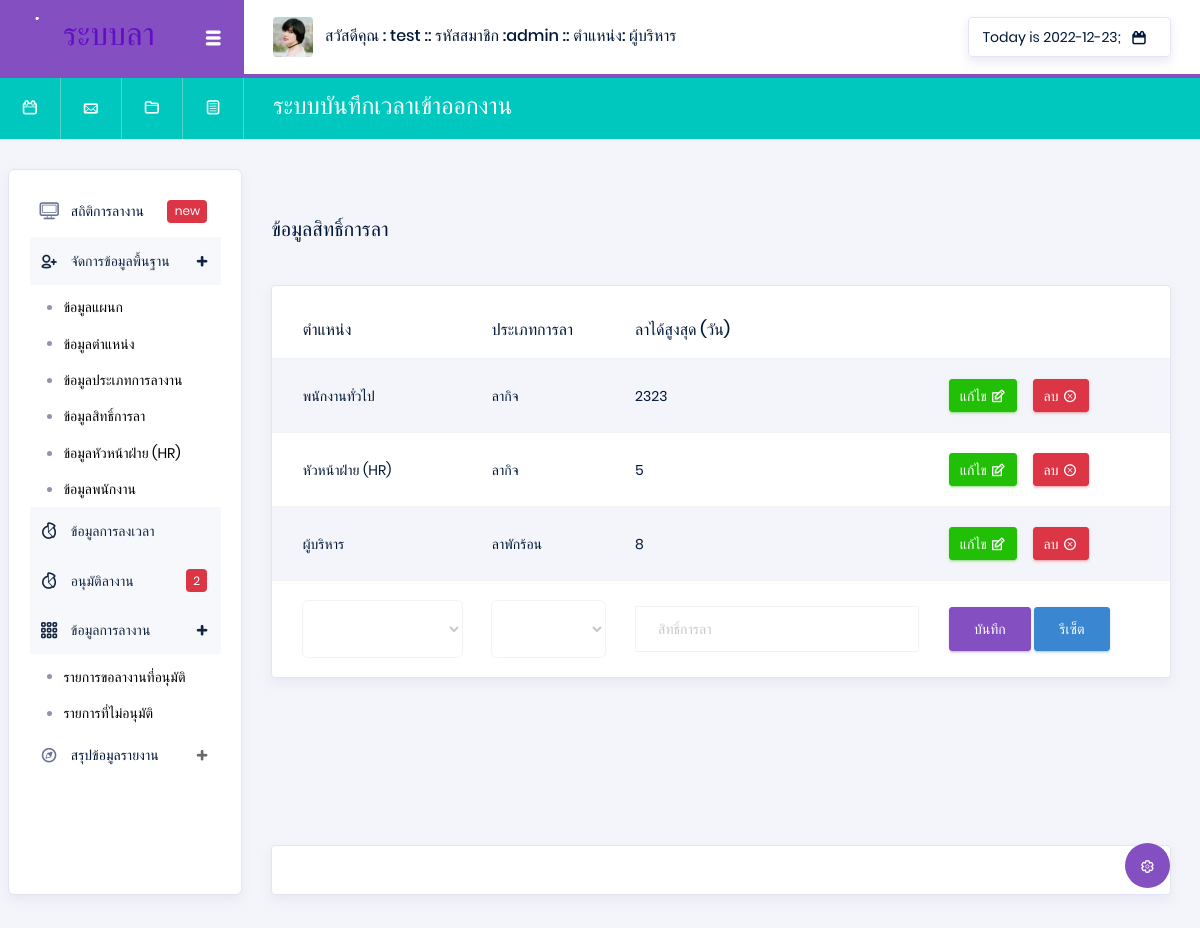
The page /index.php?p=peleave (signed in) on the database as committed earlier.
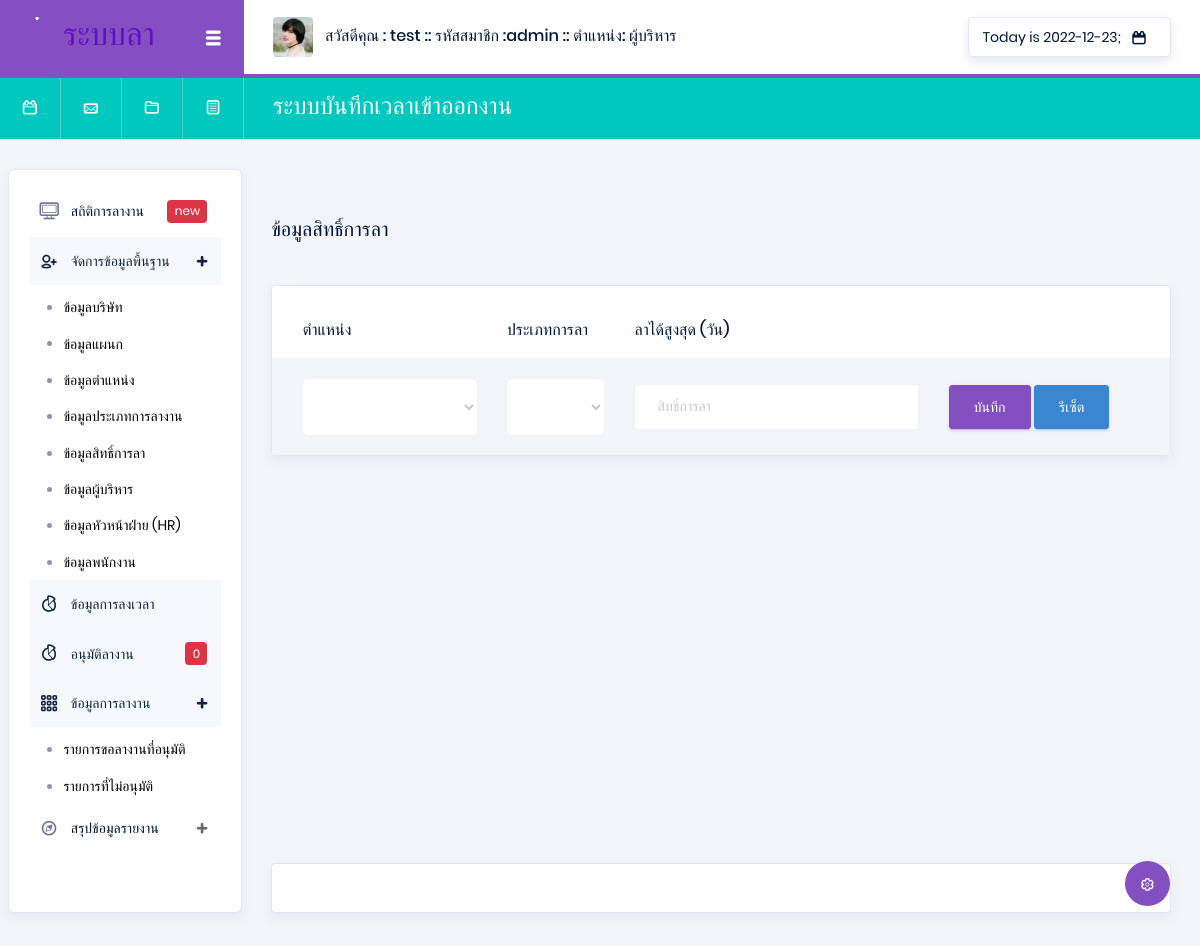
The same page on the database as committed later.
### tables this page shows
CREATE TABLE `position` (
  `Pos_id` varchar(13) NOT NULL,
  `Pos_name` varchar(50) NOT NULL
);

CREATE TABLE `leave_rights` (
  `Type_no` int(10) NOT NULL,
  `Type_id` varchar(100) NOT NULL,
  `Pos_id` varchar(100) NOT NULL,
  `leave_maximum` int(100) NOT NULL
);

CREATE TABLE `typeleave` (
  `Type_id` varchar(13) NOT NULL,
  `Type_name` varchar(50) NOT NULL,
  `Type_details` text NOT NULL
);

### api/showData.php (called while the page is built, shortened)
<?php
$Pos_id = $_SESSION['Pos_id'];
@$ShowPosition = "SELECT * FROM position WHERE  Pos_id =  '$Pos_id' ";
@$SQLShowPosition = mysqli_query($con, $ShowPosition) or die("Error in query: $ShowPosition ");
while ($Showposition = mysqli_fetch_array($SQLShowPosition)) {
    @$Pos_name = $Showposition['Pos_name'];
}
@$position = "SELECT * FROM position  ";
@$Sqlposition = mysqli_query($con, $position) or die("Error in query: $position ");
@$typeleave = "SELECT * FROM typeleave ORDER BY Type_name DESC ";
@$Sqltypeleave = mysqli_query($con, $typeleave) or die("Error in query: $typeleave ");
@$leave_rights = "SELECT * FROM leave_rights ORDER BY Type_id DESC";
@$Sqltleave_rights = mysqli_query($con, $leave_rights) or die("Error in query: $leave_rights ");

### pages/system/peleave.php (the view, shortened to what the changed rows need)
<div class="main-panel">
    <div class="content-wrapper">
        <br> <br>
        <?php
        extract(@$_GET);
        ?>
        <div class="row">
            <div class="col-xl-6 grid-margin stretch-card flex-column">
                <h5 class="mb-2 text-titlecase mb-4">ข้อมูลสิทธิ์การลา</h5>
            </div>
        </div>
        <div class="row">
            <div class="col-md-12">
                <div class="card">
                    <div class="table-responsive pt-3">
                        <table class="table table-striped project-orders-table">
                            <thead>
                                <tr>
                                    <th>ตำแหน่ง</th>
                                    <th class="ml-5">ประเภทการลา</th>
                                    <th>ลาได้สูงสุด (วัน)</th>
                                </tr>
                            </thead>
                            <tbody>
                                <?php
                                while ($Showpeleave = mysqli_fetch_array($Sqltleave_rights)) {
                                ?>
                                    <tr>
                                        <td><?php
                                            $Pos_id = $Showpeleave['Pos_id'];
                                            @$ShowPosition = "SELECT * FROM position WHERE  Pos_id =  '$Pos_id' ";
                                            @$SQLShowPosition = mysqli_query($con, $ShowPosition) or die("Error in query: $ShowPosition ");
                                            while ($Showposition = mysqli_fetch_array($SQLShowPosition)) {
                                                @$Pos_name = $Showposition['Pos_name'];
                                            }
                                            echo $Pos_name;
                                            ?></td>
                                        <td><?php
                                            $Type_id =  $Showpeleave['Type_id'];
                                            @$ShowPosition = "SELECT * FROM typeleave WHERE  Type_id =  '$Type_id' ";
                                            @$SQLShowPosition = mysqli_query($con, $ShowPosition) or die("Error in query: $ShowPosition ");
                                            while ($Showposition = mysqli_fetch_array($SQLShowPosition)) {
                                                echo  @$Type_name = $Showposition['Type_name'];
                                            }
                                            ?></td>
                                        <td><?php echo $Showpeleave['leave_maximum'] ?></td>
                                        <td>
                                            <div class="d-flex align-items-center">
                                                <button type="button" data-toggle="modal" data-target="#addnullPeleave" onclick="edtiPeleave(Type_id =<?php echo $Showpeleave['Type_no'] ?>)" class="btn btn-success btn-sm btn-icon-text mr-3">
                                                    แก้ไข
                                                    <i class="typcn typcn-edit btn-icon-append"></i>
                                                </button>
                                                <a href="./api/api_system.php?str=deletePeleave&Type_no=<?php echo $Showpeleave['Type_no']; ?>" onclick="return confirm('คุณแน่ใจว่าจะลบข้อมูลใช่หรือไม่');" type="button" class="btn btn-danger btn-sm btn-icon-text">
                                                    ลบ
                                                    <i class="typcn typcn-delete-outline btn-icon-append"></i>
                                                </a>
                                            </div>
                                        </td>
                                    </tr>
                                <?php } ?>
                                <form class="forms-sample" action="./api/api_system.php" method="POST">
                                    <tr>
                                        <td>
                                            <select class="form-control form-control-lg" name="Pos_id" id="exampleFormControlSelect1">
                                                <option id="Pos_id" value="" selected> </option>
                                                <?php
                                                while ($Showposition = mysqli_fetch_array($Sqlposition)) {
                                                ?>
                                                    <option value="<?php echo $Showposition['Pos_id'] ?>"><?php echo $Showposition['Pos_name'] ?> </option>
                                                <?php }  ?>
                                            </select>
                                        </td>
                                        <td> <select class="form-control form-control-lg" name="Type_id" id="exampleFormControlSelect1">
                                                <option id="Type_id" value="" selected> </option>
                                                <?php
                                                while ($ShowSqltypeleave = mysqli_fetch_array($Sqltypeleave)) {
                                                ?>
                                                    <option value="<?php echo $ShowSqltypeleave['Type_id'] ?>"><?php echo $ShowSqltypeleave['Type_name'] ?> </option>
                                                <?php }  ?>
                                            </select> </td>
                                        <td>
                                            <input type="number" class="form-control" name="leave_maximum" id="leave_maximum" placeholder="สิทธิ์การลา" required>
                                        </td>
                                        <td>
                                            <button type="submit" class="btn btn-primary" id="buttonY">บันทึก </button>
                                            <a onclick="nullPeleave()" class="btn btn-info" i>รีเซ็ต </a>
                                        </td>
                                    </tr>
                                </form>
                            </tbody>
                        </table>
                    </div>
                </div>
            </div>
        </div>
        <br><br>
    </div>
    <footer class="footer">
        <div class="card">
            <div class="card-body">
            </div>
        </div>
    </footer>
</div>

### Head.php (shortened to what the changed rows need)
<nav class="navbar col-lg-12 col-12 p-0 fixed-top d-flex flex-row">
  <div class="navbar-brand-wrapper d-flex justify-content-center">
    <div class="navbar-brand-inner-wrapper d-flex justify-content-between align-items-center w-100">
      <a class="navbar-brand brand-logo" href="#"><img src="images/logo-dark11.svg" alt="logo" /></a>
      <button class="navbar-toggler navbar-toggler align-self-center" type="button" data-toggle="minimize">
        <span class="typcn typcn-th-menu"></span>
      </button>
    </div>
  </div>
  <div class="navbar-menu-wrapper d-flex align-items-center justify-content-end">
    <ul class="navbar-nav mr-lg-2">
      <li class="nav-item nav-profile dropdown">
        <a class="nav-link" href="#" data-toggle="dropdown" id="profileDropdown">
          <img src="images/faces/face5.jpg" alt="profile" />
          <span class="nav-profile-name">
            สวัสดีคุณ : <?php echo $_SESSION['Emp_name']; ?>
            :: รหัสสมาชิก :<?php echo $_SESSION['Emp_id']; ?>
            :: ตำแหน่ง: <?php echo $Pos_name; ?> </span>
        </a>
      </li>
    </ul>
    <ul class="navbar-nav navbar-nav-right">
      <li class="nav-item nav-date dropdown">
        <a class="nav-link d-flex justify-content-center align-items-center" href="javascript:;">
          <h6 class="date mb-0"> <?php echo "Today is " . date("Y-m-d") ?>;</h6>
          <i class="typcn typcn-calendar"></i>
        </a>
      </li>
    </ul>
  </div>
</nav>
<nav class="navbar-breadcrumb col-xl-12 col-12 d-flex flex-row p-0">
  <div class="navbar-links-wrapper d-flex align-items-stretch">
    <div class="nav-link">
      <a href="javascript:;"><i class="typcn typcn-calendar-outline"></i></a>
    </div>
    <div class="nav-link">
      <a href="javascript:;"><i class="typcn typcn-mail"></i></a>
    </div>
    <div class="nav-link">
      <a href="javascript:;"><i class="typcn typcn-folder"></i></a>
    </div>
    <div class="nav-link">
      <a href="javascript:;"><i class="typcn typcn-document-text"></i></a>
    </div>
  </div>
  <div class="navbar-menu-wrapper d-flex align-items-center justify-content-end">
    <ul class="navbar-nav mr-lg-2">
      <li class="nav-item ml-0">
        <h4 class="mb-0">ระบบบันทึกเวลาเข้าออกงาน </h4>
      </li>
    </ul>
  </div>
</nav>
<div class="container-fluid page-body-wrapper">
  <div class="theme-setting-wrapper">
    <div id="settings-trigger"><i class="typcn typcn-cog-outline"></i></div>
  </div>

### ListNan.php (shortened to what the changed rows need)
<?php
@$leavefd = "SELECT * FROM `leave` WHERE  Leave_status = 1 ORDER BY Leave_date DESC;   ";
@$Sqlleavefd = mysqli_query($con, $leavefd) or die("Error in query: $leavefd ");
@$numd = mysqli_num_rows($Sqlleavefd);
?>
<nav class="sidebar sidebar-offcanvas" id="sidebar">
  <ul class="nav">
    <li class="nav-item">
      <a class="nav-link" href="#">
        <i class="typcn typcn-device-desktop menu-icon"></i>
        <span class="menu-title">สถิติการลางาน</span>
        <div class="badge badge-danger">new</div>
      </a>
    </li>
    <li class="nav-item">
      <a class="nav-link" data-toggle="collapse" href="#auth" aria-expanded="false" aria-controls="auth">
        <i class="typcn typcn-user-add-outline menu-icon"></i>
        <span class="menu-title">จัดการข้อมูลพื้นฐาน</span>
        <i class="menu-arrow"></i>
      </a>
      <div class="collapse" id="auth">
        <ul class="nav flex-column sub-menu">
          <?php
          if ($_SESSION['Pos_id'] == 'POS1254') { ?>
            <li class="nav-item"> <a class="nav-link" href="index.php?p=constant"> ข้อมูลบริษัท </a></li>
          <?php  }  ?>
          <li class="nav-item"> <a class="nav-link" href="index.php?p=department"> ข้อมูลแผนก </a></li>
          <li class="nav-item"> <a class="nav-link" href="index.php?p=position"> ข้อมูลตำแหน่ง </a></li>
          <li class="nav-item"> <a class="nav-link" href="index.php?p=peleave1"> ข้อมูลประเภทการลางาน </a></li>
          <li class="nav-item"> <a class="nav-link" href="index.php?p=peleave"> ข้อมูลสิทธิ์การลา </a></li>
          <?php
          if ($_SESSION['Pos_id'] == 'POS1254') { ?>
            <li class="nav-item"> <a class="nav-link" href="index.php?p=employeeCEO"> ข้อมูลผู้บริหาร </a></li>
          <?php  }  ?>
          <li class="nav-item"> <a class="nav-link" href="index.php?p=employeeHR"> ข้อมูลหัวหน้าฝ่าย (HR) </a></li>
          <li class="nav-item"> <a class="nav-link" href="index.php?p=employeeEmp"> ข้อมูลพนักงาน </a></li>
        </ul>
      </div>
    </li>
    <li class="nav-item">
      <a class="nav-link" href="index.php?p=timetable">
        <i class="typcn typcn-chart-pie-outline menu-icon"></i>
        <span class="menu-title">ข้อมูลการลงเวลา</span>
      </a>
    </li>
    <li class="nav-item">
      <a class="nav-link" href="index.php?p=leave1">
        <i class="typcn typcn-chart-pie-outline menu-icon"></i>
        <span class="menu-title">อนุมัติลางาน</span>
        <div class="badge badge-danger"><?php echo $numd ?></div>
      </a>
    </li>
    <li class="nav-item">
      <a class="nav-link" data-toggle="collapse" href="#tables" aria-expanded="false" aria-controls="tables">
        <i class="typcn typcn-th-small-outline menu-icon"></i>
        <span class="menu-title">ข้อมูลการลางาน</span>
        <i class="menu-arrow"></i>
      </a>
      <div class="collapse" id="tables">
        <ul class="nav flex-column sub-menu">
          <li class="nav-item"> <a class="nav-link" href="index.php?p=leave2">รายการขอลางานที่อนุมัติ</a></li>
          <li class="nav-item"> <a class="nav-link" href="index.php?p=leave3">รายการที่ไม่อนุมัติ</a></li>
        </ul>
      </div>
    </li>
    <li class="nav-item">
      <a class="nav-link" data-toggle="collapse" href="#icons" aria-expanded="false" aria-controls="icons">
        <i class="typcn typcn-compass menu-icon"></i>
        <span class="menu-title">สรุปข้อมูลรายงาน</span>
        <i class="menu-arrow"></i>
      </a>
    </li>
  </ul>
</nav>

Rows that differ between the two databases and show on the page:
removed leave_rights: Pos.Pos_name "พนักงานทั่วไป", leave_maximum "2323"
removed typeleave: Type_name "ลากิจ"
removed leave_rights: Pos.Pos_name "หัวหน้าฝ่าย (HR)", leave_maximum "5"
removed leave_rights: Pos.Pos_name "ผู้บริหาร", leave_maximum "8"
removed typeleave: Type_name "ลาพักร้อน", shown under "ผู้บริหาร"
Other text that changed with them:
$numd: "2" → "0"
text now shown: "ข้อมูลบริษัท ข้อมูลผู้บริหาร"
